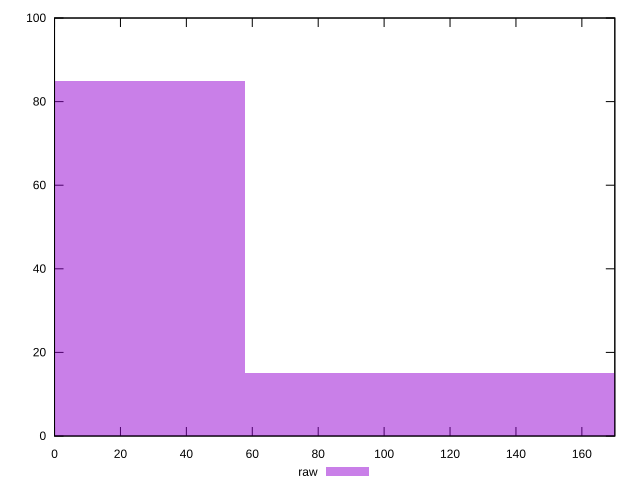

This figure's gnuplot source:
reset

$raw <<EOF
0 85
115.67502629921624 15
EOF

set key outside below
set boxwidth 115.67502629921624
set xrange [0:170]
set yrange [0:100]
set trange [0:100]
set style fill transparent solid 0.5 noborder
set terminal svg size 640, 490 enhanced background rgb 'white'
set output "reports/report_00027_2021-02-24T12-40-31.850Z/unused-css-rules/samples/music/raw/histogram.svg"

plot $raw title "raw" with boxes

reset
